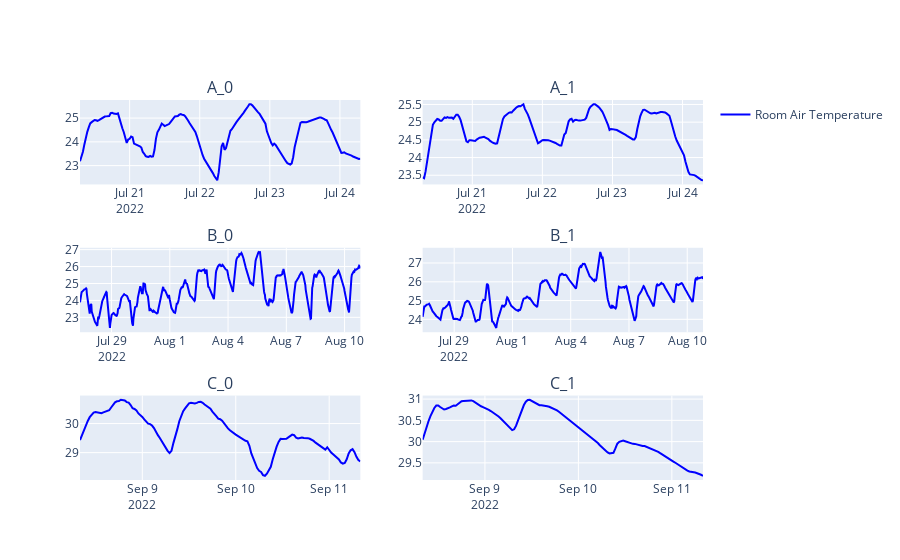

Here is the notebook cell this chart was saved with:
### Code cell
# plot 6 plots
fig = make_subplots(rows=3, cols=2, shared_xaxes=False, subplot_titles=list(exp_dct.keys()))

for ix, df in enumerate(exp_dct.values()):
    # only show legend the first time
    showlegendbool = True if ix == 0 else False
    # keep row numbers in check 
    row_num = int(ix/2) + 1

    if ix%2 == 0:
        fig.add_trace(go.Scatter(
            x=df["DateTime"],
            y=df["Temp C"],
            mode='lines',
            name="Room Air Temperature",
            showlegend=showlegendbool,
            marker_color="blue"
        ), row=row_num, col=1)
    else:
        fig.add_trace(go.Scatter(
            x=df["DateTime"],
            y=df["Temp C"],
            mode='lines',
            name="Site Outdoor Air Temperature",
            showlegend=showlegendbool,
            marker_color="blue"
        ), row=row_num, col=2) 

fig.show()

### Figure 1 — Plotly figure (JSON) as saved in the notebook; plotly's stock layout.template omitted (floating-point values rounded to 4 significant figures; data arrays with more than 128 entries replaced by an {"elided": "..."} marker saying what was removed)
{"data": [{"marker": {"color": "blue"}, "mode": "lines", "name": "Room Air Temperature", "showlegend": true, "type": "scatter", "x": {"elided": "193 str values"}, "xaxis": "x", "y": {"elided": "193 float values"}, "yaxis": "y"}, {"marker": {"color": "blue"}, "mode": "lines", "name": "Site Outdoor Air Temperature", "showlegend": false, "type": "scatter", "x": {"elided": "193 str values"}, "xaxis": "x2", "y": {"elided": "193 float values"}, "yaxis": "y2"}, {"marker": {"color": "blue"}, "mode": "lines", "name": "Room Air Temperature", "showlegend": false, "type": "scatter", "x": {"elided": "694 str values"}, "xaxis": "x3", "y": {"elided": "694 float values"}, "yaxis": "y3"}, {"marker": {"color": "blue"}, "mode": "lines", "name": "Site Outdoor Air Temperature", "showlegend": false, "type": "scatter", "x": {"elided": "694 str values"}, "xaxis": "x4", "y": {"elided": "694 float values"}, "yaxis": "y4"}, {"marker": {"color": "blue"}, "mode": "lines", "name": "Room Air Temperature", "showlegend": false, "type": "scatter", "x": {"elided": "145 str values"}, "xaxis": "x5", "y": {"elided": "145 float values"}, "yaxis": "y5"}, {"marker": {"color": "blue"}, "mode": "lines", "name": "Site Outdoor Air Temperature", "showlegend": false, "type": "scatter", "x": {"elided": "145 str values"}, "xaxis": "x6", "y": {"elided": "145 float values"}, "yaxis": "y6"}], "layout": {"annotations": [{"font": {"size": 16}, "showarrow": false, "text": "A_0", "x": 0.225, "xanchor": "center", "xref": "paper", "y": 1, "yanchor": "bottom", "yref": "paper"}, {"font": {"size": 16}, "showarrow": false, "text": "A_1", "x": 0.775, "xanchor": "center", "xref": "paper", "y": 1, "yanchor": "bottom", "yref": "paper"}, {"font": {"size": 16}, "showarrow": false, "text": "B_0", "x": 0.225, "xanchor": "center", "xref": "paper", "y": 0.6111, "yanchor": "bottom", "yref": "paper"}, {"font": {"size": 16}, "showarrow": false, "text": "B_1", "x": 0.775, "xanchor": "center", "xref": "paper", "y": 0.6111, "yanchor": "bottom", "yref": "paper"}, {"font": {"size": 16}, "showarrow": false, "text": "C_0", "x": 0.225, "xanchor": "center", "xref": "paper", "y": 0.2222, "yanchor": "bottom", "yref": "paper"}, {"font": {"size": 16}, "showarrow": false, "text": "C_1", "x": 0.775, "xanchor": "center", "xref": "paper", "y": 0.2222, "yanchor": "bottom", "yref": "paper"}], "xaxis": {"anchor": "y", "domain": [0, 0.45]}, "xaxis2": {"anchor": "y2", "domain": [0.55, 1]}, "xaxis3": {"anchor": "y3", "domain": [0, 0.45]}, "xaxis4": {"anchor": "y4", "domain": [0.55, 1]}, "xaxis5": {"anchor": "y5", "domain": [0, 0.45]}, "xaxis6": {"anchor": "y6", "domain": [0.55, 1]}, "yaxis": {"anchor": "x", "domain": [0.7778, 1]}, "yaxis2": {"anchor": "x2", "domain": [0.7778, 1]}, "yaxis3": {"anchor": "x3", "domain": [0.3889, 0.6111]}, "yaxis4": {"anchor": "x4", "domain": [0.3889, 0.6111]}, "yaxis5": {"anchor": "x5", "domain": [0, 0.2222]}, "yaxis6": {"anchor": "x6", "domain": [0, 0.2222]}}}
